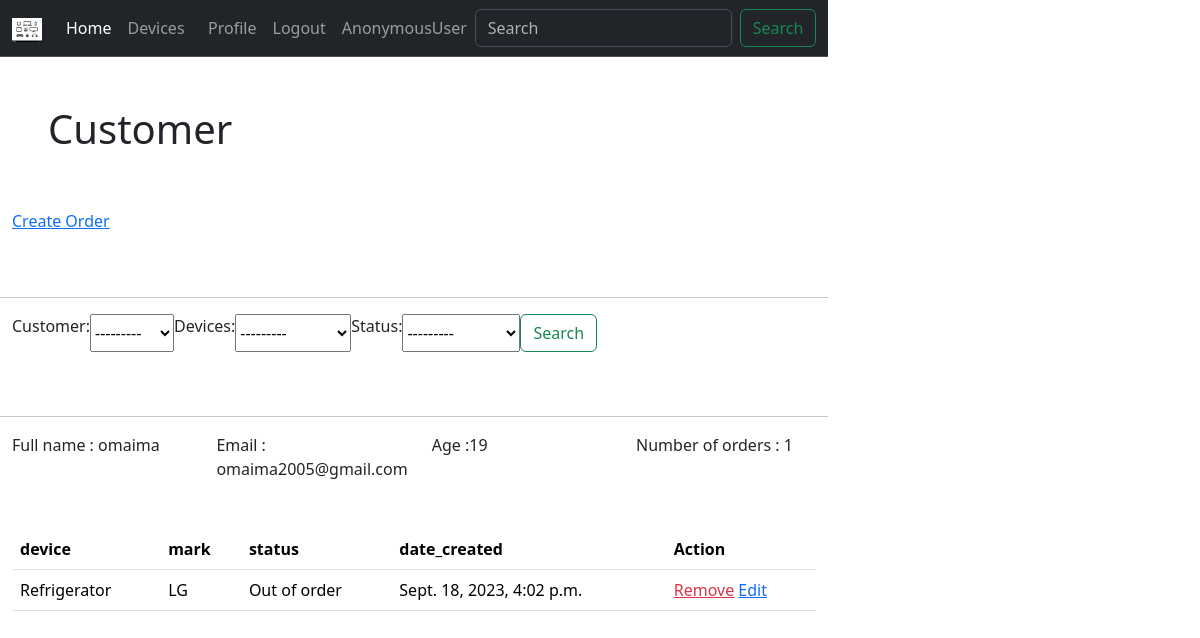
Screenshot of /customer/1 with the database file from the repository.
### Electronicsstore/models.py (models this page shows)
class Customer(models.Model):
    name  = models.CharField(max_length = 90, null =True)
    email = models.CharField(max_length = 90, null = True)
    phone = models.CharField(max_length = 90, null = True)
    age   = models.CharField(max_length = 90, null = True)
    date_created =models.DateTimeField(auto_now_add = True , null=True)
    def __str__(self):
        return self.name

class Order(models.Model):
    STATUS= (
        ('Pending','Pending'),
        ('Delivered','Delivered'),
        ('In progress' , 'In progress'),
        ('Out of order', 'out of ordfer'),
    )
    customer = models.ForeignKey( Customer, null = True , on_delete=models.SET_NULL)
    devices = models.ForeignKey(Devices,null = True ,on_delete =models.SET_NULL )
    date_created =models.DateTimeField(auto_now_add = True , null=True)
    status = models.CharField(max_length =99 , null =True ,choices =STATUS)

class Devices(models.Model):
    STATUSs = (
        ('Technology','Technology'),
        ('Household devices','Household devices'),
    )
    STATUS = (
        ('Iphone','Iphone'),
        ('Samsung','Samsung'),
        ('Huawei','Huawei'),
        ('LG','LG'),
        ('Sony','Sony'),
        ('TOSHIBA','TOSHIBA'),
    )
    type =  models.CharField(max_length = 60 ,null = True ,choices =STATUSs)
    name  = models.CharField(max_length = 60 ,null = True)
    price = models.FloatField(null = True)
    mark  = models.CharField(max_length = 60 ,null = True ,choices =STATUS)
    features = models.CharField(max_length = 60 ,null = True)
    date_created =models.DateTimeField(auto_now_add = True , null=True)
    def __str__(self):
        return self.name

### Electronicsstore/views.py (the view)
# urls.py: path('customer/<str:pK>' , views.customer , name = "customer"),
def customer(request,pK):
     customer = Customer.objects.get(id=pK)
     orders = customer.order_set.all()
     number_order = orders.count()
     searchFilter = OrderFilter(request.GET , queryset = orders)
     orders = searchFilter.qs #(بيظهرلي المطلوب فقط  اي المكتوب ف عمليه البحث)
     context ={'customers':customer ,
              'orders':orders,
              'number_order' : number_order ,
              'myFilter' : searchFilter ,
      }
     return render(request ,'Electronicsstore/customer.html',context )

### Electronicsstore/templates/Electronicsstore/customer.html
{% extends 'Electronicsstore/main.html' %}
{% block content %}
<h1  class = "p-5">Customer</h1>
<div class="container pb-5">
  <div class="row">
    <div class="col">
      <a href = "{% url 'create' customers.id %}"> Create Order </a>
    </div>
  </div>
</div>
<hr>
<div class="container pb-5">
  <div class="row">
    <div class="col">
      <form class="d-flex"  method = "GET">
        {{ myFilter.form}}
        <button class="btn btn-outline-success" type="submit">Search</button>
      </form>
    </div>
  </div>
</div>
<hr>
<div class="container pb-5">
    <div class="row">
      <div class="col">
      Full name : {{customers.name}}
      </div>
      <div class="col">
       Email : {{customers.email}}
      </div>
      <div class="col">
         Age :{{customers.age}}
      </div>
      <div class="col">
        Number of orders : {{number_order}}
     </div>
    </div>
  </div>
 <div class = "container">
<table class="table">
    <thead>
      <tr>
        <th scope="col">device</th>
        <th scope="col">mark</th>
        <th scope="col">status</th>
        <th scope="col">date_created </th>
        <th scope="col">Action</th>
      </tr>
    </thead>
    <tbody>
        <tr>
            {% for item in  orders  %}
            <td>{{item.devices}}</td>
            <td>{{item.devices.mark}}</td>
            <td>{{item.status}}</td>
             <td>{{item.date_created}}</td>
             <td>{{item.Action}}
            <a class = "text-danger" href= {% url 'delete' item.id %} >Remove</a>
            <a href={% url 'update' item.id %} >Edit</a>
             </td>
          </tr>
      {% endfor %}
    </tbody>
  </table>
 </div>
{% endblock %}

### Electronicsstore/templates/Electronicsstore/main.html (style rules this page uses)
body { display: flex; margin: 0; background-color : powerblue }

### rows the page displays
Customer: name "omaima", email "omaima2005@gmail.com", age "19"
Order: devices "Refrigerator", devices.mark "LG", status "Out of order", date_created "Sept. 18, 2023, 4:02 p.m."

### other values shown
{{ request.user }} "AnonymousUser"
{{ number_order }} "1"
